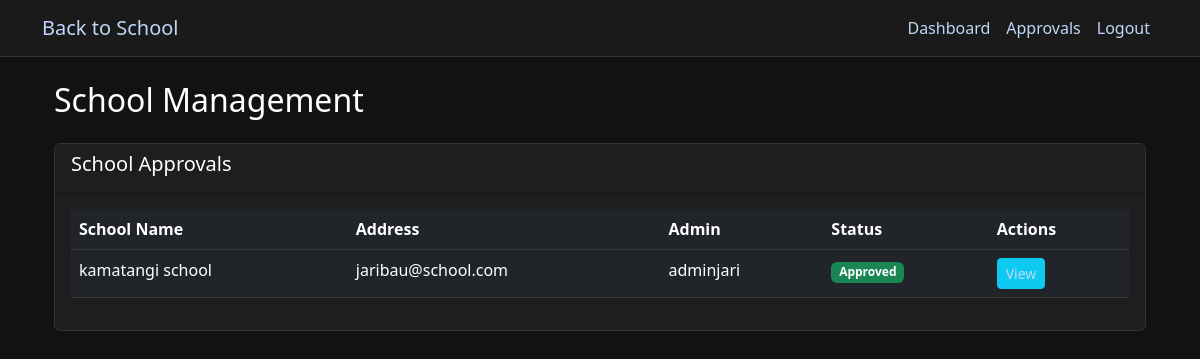
Before: /admin/schools (signed in) with the older database file.
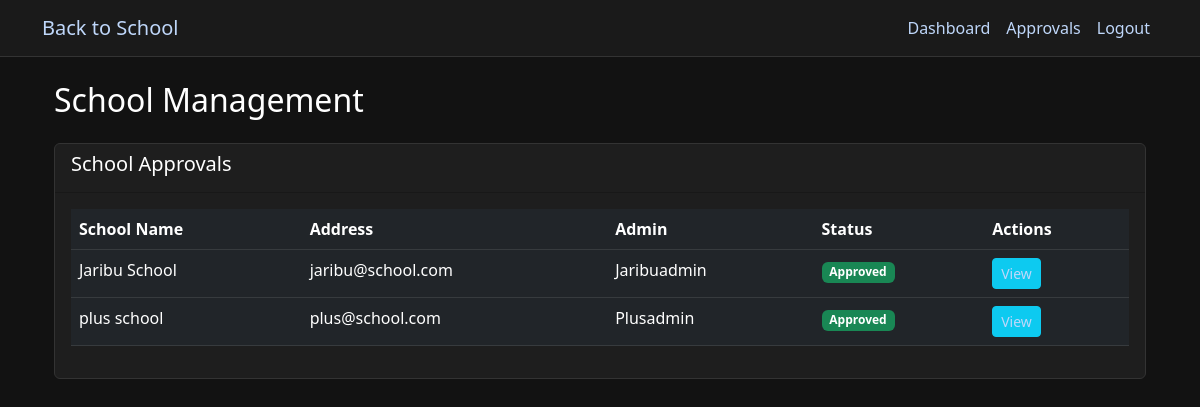
After: the same page with the newer database file.
### app.py (models this page shows, shortened)
class School(db.Model):
    id = db.Column(db.Integer, primary_key=True)
    name = db.Column(db.String(100), nullable=False)
    address = db.Column(db.String(200))
    is_approved = db.Column(db.Boolean, default=False)
    requirements = db.relationship('SchoolRequirement', backref='school', lazy=True)

class User(db.Model):
    id = db.Column(db.Integer, primary_key=True)
    username = db.Column(db.String(80), unique=True, nullable=False)
    email = db.Column(db.String(120), unique=True, nullable=False)
    password_hash = db.Column(db.String(128))
    role = db.Column(db.String(20))  # app_admin, parent, student, school_admin, retailer, donor
    is_approved = db.Column(db.Boolean, default=False)
    created_at = db.Column(db.DateTime, default=datetime.utcnow)
    school_id = db.Column(db.Integer, db.ForeignKey('school.id'))
    school = db.relationship('School', backref='users')
    children = db.relationship(
        'User',
        secondary=parent_student_association,
        primaryjoin=(parent_student_association.c.parent_id == id),
        secondaryjoin=(parent_student_association.c.student_id == id),
        backref=db.backref('parents'),
        lazy='dynamic'
    )

### app.py (the view)
@app.route('/admin/schools')
@role_required(['app_admin'])
def admin_schools():
    schools = School.query.order_by(School.is_approved).all()
    return render_template('admin/schools.html', schools=schools)

### app.py (called while the page is built)
def role_required(roles):
    def decorator(f):
        @wraps(f)
        def decorated_function(*args, **kwargs):
            if 'user_id' not in session:
                flash('Please log in to access this page', 'error')
                return redirect(url_for('login'))
            if session['role'] not in roles:
                flash('You do not have permission to access this page', 'error')
                return redirect(url_for('dashboard'))
            return f(*args, **kwargs)
        return decorated_function
    return decorator

@app.context_processor
def inject_current_user():
    if 'user_id' in session:
        user = db.session.get(User, session['user_id'])
        return {'current_user': user}
    return {'current_user': None}

@app.context_processor
def inject_cart_item_count():
    if 'user_id' in session and session['role'] in ['parent', 'student']:
        user = db.session.get(User, session['user_id'])
        cart = user.carts[0] if user.carts else None
        if cart and cart.items:
            return {'cart_item_count': len(cart.items)}
    return {'cart_item_count': 0}

### templates/admin/schools.html (shortened to what this page needs)
{% extends "base.html" %}
{% block content %}
<div class="container">
    <h2 class="mb-4">School Management</h2>
    <div class="card">
        <div class="card-header">
            <h5>School Approvals</h5>
        </div>
        <div class="card-body">
            <div class="table-responsive">
                <table class="table table-dark">
                    <thead>
                        <tr>
                            <th>School Name</th>
                            <th>Address</th>
                            <th>Admin</th>
                            <th>Status</th>
                            <th>Actions</th>
                        </tr>
                    </thead>
                    <tbody>
                        {% for school in schools %}
                        <tr>
                            <td>{{ school.name }}</td>
                            <td>{{ school.address }}</td>
                            <td>
                                {% if school.users %}
                                    {{ school.users[0].username }}
                                {% else %}
                                    No admin
                                {% endif %}
                            </td>
                            <td>
                                <span class="badge bg-{{ 'success' if school.is_approved else 'warning' }}">
                                    {{ 'Approved' if school.is_approved else 'Pending' }}
                                </span>
                            </td>
                            <td>
                                <a href="#" class="btn btn-sm btn-info">View</a>
                            </td>
                        </tr>
                        {% endfor %}
                    </tbody>
                </table>
            </div>
        </div>
    </div>
</div>
{% endblock %}

Changed rows visible on the page:
changed School: name "kamatangi school" → "Jaribu School"; address "jaribau@school.com" → "jaribu@school.com"; username "adminjari" → "Jaribuadmin"
added School: name "plus school", address "plus@school.com", username "Plusadmin", is_approved "Approved"
